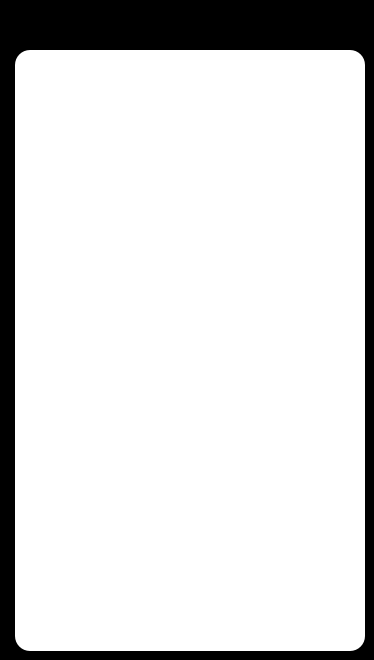
     <widget class="QWidget" name="page_10">
      <property name="styleSheet">
       <string notr="true">background-color: rgb(0, 0, 0);</string>
      </property>
      <widget class="QListWidget" name="LWNoticelist">
       <property name="geometry">
        <rect>
         <x>15</x>
         <y>50</y>
         <width>350</width>
         <height>601</height>
        </rect>
       </property>
       <property name="minimumSize">
        <size>
         <width>350</width>
         <height>0</height>
        </size>
       </property>
       <property name="maximumSize">
        <size>
         <width>350</width>
         <height>16777215</height>
        </size>
       </property>
       <property name="styleSheet">
        <string notr="true">border-radius:15px;
background-color: rgb(255, 255, 255);</string>
       </property>
       <property name="horizontalScrollBarPolicy">
        <enum>Qt::ScrollBarAlwaysOff</enum>
       </property>
       <property name="editTriggers">
        <set>QAbstractItemView::NoEditTriggers</set>
       </property>
      </widget>
      <widget class="QPushButton" name="Btn_Marcket_Back_6">
       <property name="geometry">
        <rect>
         <x>0</x>
         <y>0</y>
         <width>50</width>
         <height>50</height>
        </rect>
       </property>
       <property name="styleSheet">
        <string notr="true">border-image: url(:/Image/Back_White.png);</string>
       </property>
       <property name="text">
        <string/>
       </property>
       <property name="iconSize">
        <size>
         <width>50</width>
         <height>50</height>
        </size>
       </property>
       <property name="flat">
        <bool>true</bool>
       </property>
      </widget>
      <widget class="QLabel" name="label_21">
       <property name="geometry">
        <rect>
         <x>150</x>
         <y>-10</y>
         <width>81</width>
         <height>61</height>
        </rect>
       </property>
       <property name="styleSheet">
        <string notr="true">border-image: url(:/Image/Alarm.png);</string>
       </property>
       <property name="text">
        <string/>
       </property>
      </widget>
      <zorder>label_21</zorder>
      <zorder>LWNoticelist</zorder>
      <zorder>Btn_Marcket_Back_6</zorder>
     </widget>
